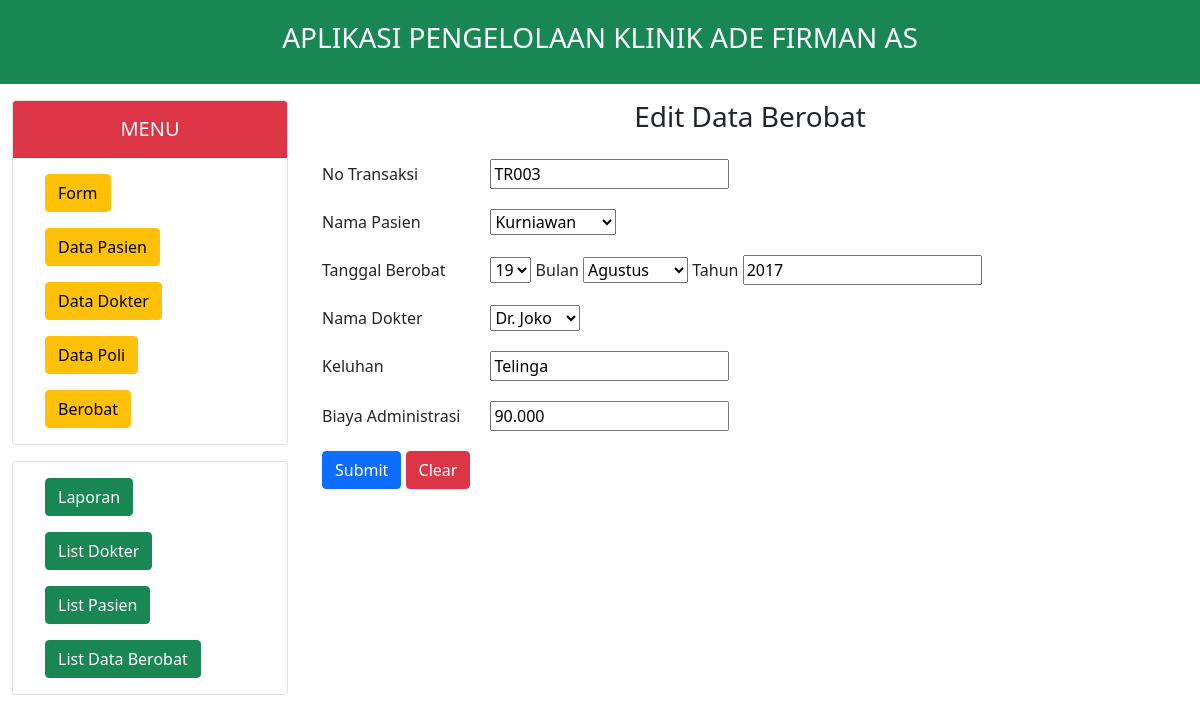
Page /index.php?hal=ubah&no=TR003 on the committed database.
### tables this page shows
CREATE TABLE `berobat` (
  `no_transaksi` varchar(5) NOT NULL,
  `pasienklinik_id` varchar(5) NOT NULL,
  `tanggal_berobat` date NOT NULL,
  `dokter_id` varchar(5) NOT NULL,
  `keluhan_pasien` varchar(50) NOT NULL,
  `biaya_adm` varchar(128) NOT NULL
);

### klinik_ubah.php (the view)
<div class="text-center">
    <h3>Edit Data Berobat</h3>
</div>
<?php
$no_trans = $_GET['no'];
$qr_servis = mysqli_query($conn, "SELECT * FROM berobat WHERE no_transaksi = '" . $no_trans . "' ");
while ($rc_servis = mysqli_fetch_array($qr_servis)) {
    $pasienklinik_id = $rc_servis['pasienklinik_id'];
    $tanggal_berobat = $rc_servis['tanggal_berobat'];
    $tgl_srv = explode("-", $tanggal_berobat);
    $dokter_id = $rc_servis['dokter_id'];
    $keluhan_pasien = $rc_servis['keluhan_pasien'];
    $biaya_adm = $rc_servis['biaya_adm'];
}
?>
<div class="mt-3">
    <form action="proses_ubah.php" method="POST">
        <table cellpadding="10px" cellspacing="0">
            <tr>
                <td width="20%">No Transaksi</td>
                <td>
                    <input type="text" name="no_trans" maxlength="5" value="<?= $no_trans ?>">
                </td>
            </tr>
            <tr>
                <td>Nama Pasien</td>
                <td>
                    <?php
                    $qr_pl = mysqli_query($conn, "SELECT * FROM pasien");
                    ?>
                    <select name="pasienklinik_id">
                        <?php
                        while ($rc_pl = mysqli_fetch_array($qr_pl)) {
                            if ($pasienklinik_id == $rc_pl['pasienklinik_id']) {
                                $slc_pl = 'selected';
                            } else {
                                $slc_pl = '';
                            }
                        ?>
                            <option <?= $slc_pl; ?> value="<?= $rc_pl['pasienklinik_id']; ?>">
                                <?= $rc_pl['nama_pasienklinik']; ?>
                            </option>
                        <?php
                        }
                        ?>
                    </select>
                </td>
            </tr>
            <tr>
                <td>Tanggal Berobat</td>
                <td>
                    <select name="tgl">
                        <?php
                        for ($tgl = 1; $tgl <= 31; $tgl++) {
                            if ($tgl_srv[2] == $tgl) {
                                $slc_tgl = 'selected';
                            } else {
                                $slc_tgl = '';
                            }
                        ?>
                            <option <?= $slc_tgl; ?> value="<?= $tgl; ?>"><?= $tgl; ?></option>
                        <?php
                        }
                        ?>
                    </select>
                    Bulan
                    <select name="bln">
                        <?php
                        $s_bln = array("Januari", "Februari", "Maret", "April", "Mei", "Juni", "Juli", "Agustus", "September", "Oktober", "November", "Desember");
                        for ($bln = 1; $bln <= 12; $bln++) {
                            if ($tgl_srv[1] == $bln) {
                                $slc_bln = 'selected';
                            } else {
                                $slc_bln = '';
                            }
                        ?>
                            <option <?= $slc_bln; ?> value="<?= $bln; ?>"><?= $s_bln[$bln - 1]; ?></option>
                        <?php
                        }
                        ?>
                    </select>
                    Tahun
                    <input type="text" name="thn" value="<?= $tgl_srv[0]; ?>" <?= $tgl_srv[0]; ?>>
                </td>
            </tr>
            <tr>
                <td>Nama Dokter</td>
                <td>
                    <?php
                    $qr_tk = mysqli_query($conn, "SELECT * FROM dokter");
                    ?>
                    <select name="dokter_id">
                        <?php
                        while ($rc_tk = mysqli_fetch_array($qr_tk)) {
                            if ($dokter_id == $rc_tk['dokter_id']) {
                                $slc_tk = 'selected';
                            } else {
                                $slc_tk = '';
                            }
                        ?>
                            <option <?= $slc_tk; ?> value="<?= $rc_tk['dokter_id']; ?>">
                                <?= $rc_tk['nama_dokter']; ?>
                            </option>
                        <?php
                        }
                        ?>
                    </select>
                </td>
            </tr>
            <tr>
                <td>Keluhan</td>
                <td><input type="text" name="keluhan_pasien" value="<?= $keluhan_pasien; ?>"></td>
            </tr>
            <tr>
                <td>Biaya Administrasi</td>
                <td><input type="text" name="biaya_adm" value="<?= $biaya_adm; ?>"></td>
            </tr>
            <tr>
                <td><input class="btn btn-primary" type="submit" name="submit" value="Submit"> <input class="btn btn-danger" type="reset" name="reset" value="Clear"></td>
            </tr>
        </table>
    </form>
</div>

### rows in the picture
berobat: thn "2017", keluhan_pasien "Telinga", biaya_adm "90.000"

### other values in the picture
form field pasienklinik_id "Kurniawan"
form field tgl "19"
form field bln "Agustus"
form field dokter_id "Dr. Joko"
